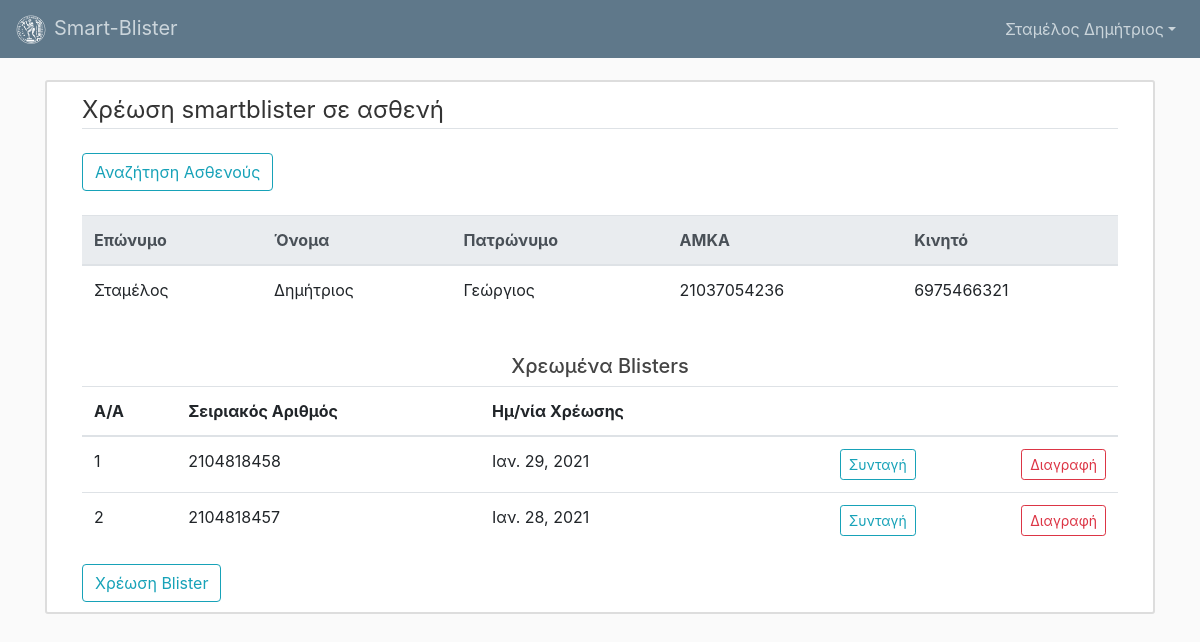
/pharmacist/blister/patient/7/ (signed in), run on an earlier commit of the app's database.
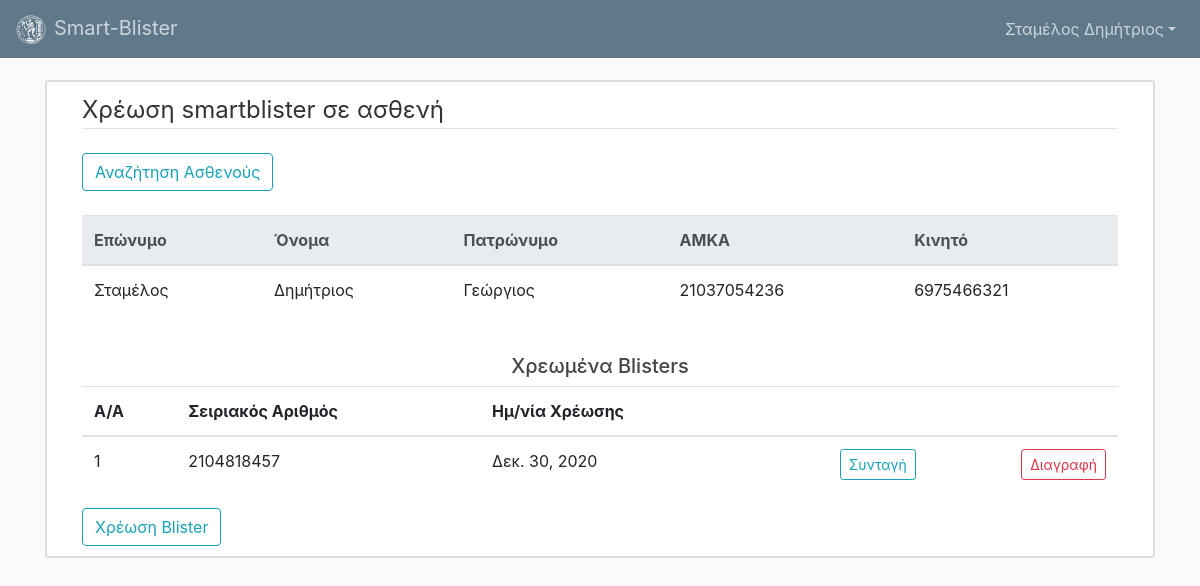
And on a later commit of the database.
### pharmacist/models.py (models this page shows, shortened)
class Blister(models.Model):
	serial = models.CharField(max_length=20)
	patient = models.ForeignKey(PatientProfile, null=True, on_delete=models.PROTECT)
	pharmacist = models.ForeignKey(PharmacistProfile, null=True, on_delete=models.CASCADE)
	charge_date = models.DateField(default=timezone.now)

### pharmacist/views.py (the view)
# urls.py: path('blister/patient/<int:patient_id>/',views.chargedBlisters, name='chargedBlisters'),
@login_required
def chargedBlisters(request,patient_id):
	if request.method == 'POST':
		form = PatientSearchForm(request.POST)
		form1 = BlisterAddForm(request.POST)
		if form.is_valid():
			amka = form.cleaned_data['amka']
			try:
				patient = PatientProfile.objects.get(user__userprofile__amka=amka)
				blisters = patient.blister_set.all().order_by('-charge_date')
			except PatientProfile.DoesNotExist:
				patient = None
				blisters = None
		else:
			patient = None
			blisters = None
	else:
		form = PatientSearchForm()
		form1 = BlisterAddForm()
		try:
			patient = PatientProfile.objects.get(id=patient_id)
			blisters = patient.blister_set.all().order_by('-charge_date')
		except PatientProfile.DoesNotExist:
			patient = None
			blisters = None
	context = {
		'title':'Χρέωση smartblister',
		'form':form,
		'form1':form1,
		'patient':patient,
		'blisters': blisters
	}
	return render(request,'pharmacist/blister_list.html', context)

### pharmacist/forms.py
class PatientSearchForm(forms.Form):
	amka = forms.CharField(label='AMKA',help_text='Εισαγωγή ΑΜΚΑ ασθενούς')

class BlisterAddForm(forms.ModelForm):
	serial = forms.CharField(label="Σειριακός Αριθμός")
	charge_date = forms.DateField(label="Ημ/νία Χρέωσης",initial=timezone.now)
	class Meta:
		model = Blister
		fields = ['serial','charge_date']

### pharmacist/templates/pharmacist/blister_list.html (shortened to what this page needs)
{% extends "dashboard/base.html" %}
{% load crispy_forms_tags %}
{% block body_block %}
  <div class="content-section">
    <div class="container mb-4">
      <legend class="border-bottom mb-4">Χρέωση smartblister σε ασθενή</legend>
      <button type="button mb-4" class="btn btn-outline-info" data-toggle="modal" data-target="#myModal">Αναζήτηση Ασθενούς</button>
    </div>
    <div class="container">
      {% if patient == None %}
      <div class="table-responsive">
        <table class="table">
          <thead class="thead-light">
            <tr>
              <th>Επώνυμο</th>
              <th>Όνομα</th>
              <th>Πατρώνυμο</th>
              <th>ΑΜΚΑ</th>
              <th></th>
            </tr>
          </thead>
          <tbody>
            <tr>
              <th colspan="5">Δεν υπάρχουν δεδομένα</th>
            </tr>
          </tbody>
        </table>
      </div>
      {% else %}
      <div class="table-responsive">
        <table class="table">
          <thead class="thead-light">
            <tr>
              <th>Επώνυμο</th>
              <th>Όνομα</th>
              <th>Πατρώνυμο</th>
              <th>ΑΜΚΑ</th>
              <th>Κινητό</th>
            </tr>
          </thead>
          <tbody>
            <tr>
              <form>
                <td>{{ patient.user.last_name }}</td>
                <td>{{ patient.user.first_name }}</td>
                <td>{{ patient.user.userprofile.father_name }}</td>
                <td>{{ patient.user.userprofile.amka }} </td>
                <td>{{ patient.user.userprofile.cell_phone}}</td>
              </form>
            </tr>
            </tbody>
        </table>
      </div>
      <br>
      <div class="text-center"><h5>Χρεωμένα Blisters</h5></div>
      <div class="table-responsive">
        <table class="table">
          <thead>
            <tr>
              <th>A/A</th>
              <th>Σειριακός Αριθμός</th>
              <th>Ημ/νία Χρέωσης</th>
              <th></th>
              <th></th>
            </tr>
          </thead>
          <tbody>
          {% for blister in blisters %}
          <tr>
            <td>{{ forloop.counter }}</td>
            <td>{{ blister.serial }}</td>
            <td>{{ blister.charge_date }}</td>
            <td>
              <div class="d-flex flex-row-reverse">
                <a href="{% url 'pharmacist:blisterPrescription' patient.id blister.id %}" class="btn btn-outline-info btn-sm">Συνταγή</a>
              </div>
            </td>
            <td>
              <div class="d-flex flex-row-reverse">
                <form action="{% url 'pharmacist:deleteBlister' blister.id %}" method="post">
                  <input class="btn btn-outline-danger btn-sm" type="submit" value="Διαγραφή">
                </form>
              </div>
            </td>
          </tr>
          {% endfor %}
          </tbody>
        </table>
      </div>
      <div class="d-flex flex-row"><button type="button" class="btn btn-outline-info" data-toggle="modal" data-target="#myModal1">Χρέωση Blister</button></div>
      {% endif %}
    </div>
  </div>
{% endblock %}

What changed in the data, as far as the page shows it:
removed Blister: serial "2104818458", charge_date "Ιαν. 29, 2021"
removed Blister: serial "2104818457", charge_date "Ιαν. 28, 2021"
added Blister: serial "2104818457", charge_date "Δεκ. 30, 2020"
